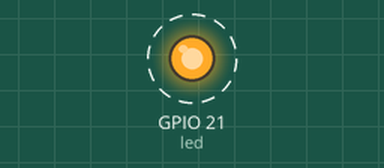
Bench run of a program on a simulated Raspberry Pi (BCM pin numbers). Shown: output pins drawn as LEDs (lit = HIGH). Dashed ring = blinking. What the program prints to the terminal is not drawn. At 4.0 s the program stops and its outputs stay as they are.

Above: at 0.5 s.
Timing chart, 0 to 4.6 s (numbered marks = the images above):
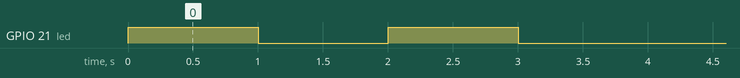

The program:

led.py
```python
#!/usr/bin/env python3

import RPi.GPIO as GPIO
import time

class Led:

	def __init__(self):
		# make sure gpio pins are ready
		GPIO.setmode(GPIO.BCM)
		GPIO.setwarnings(False)

		# setup led pin
		self.led = 21
		GPIO.setup(self.led, GPIO.OUT)

	def on(self):
		# value 1 represents "on" and 0 "off"
		print('Turn led on')
		GPIO.output(self.led, 1)
		time.sleep(1)

	def off(self):
		print('Turn led off')
		GPIO.output(self.led, 0)
		time.sleep(1)


if __name__ == '__main__':
	try:
		led = Led()
		led.on()
		led.off()
		led.on()
		led.off()
	except:
		pass
	finally:
		print('Finally Cleaning up...')
		GPIO.cleanup()
```

Measured:
- by itself, GPIO 21 (led): alternates HIGH for 1.0 s and LOW for 1.0 s, 4 changes in all, then stays LOW
